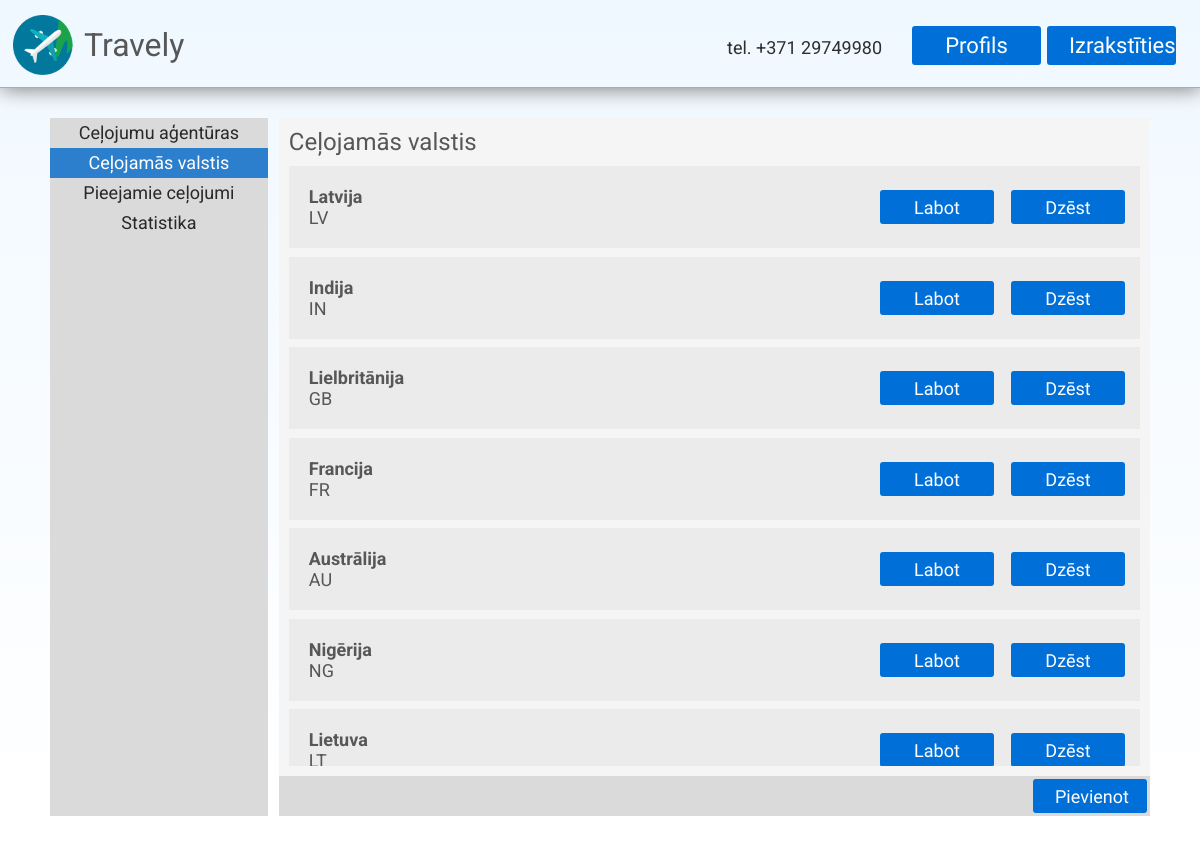
/admin/countries (signed in), run on an earlier commit of the app's database.
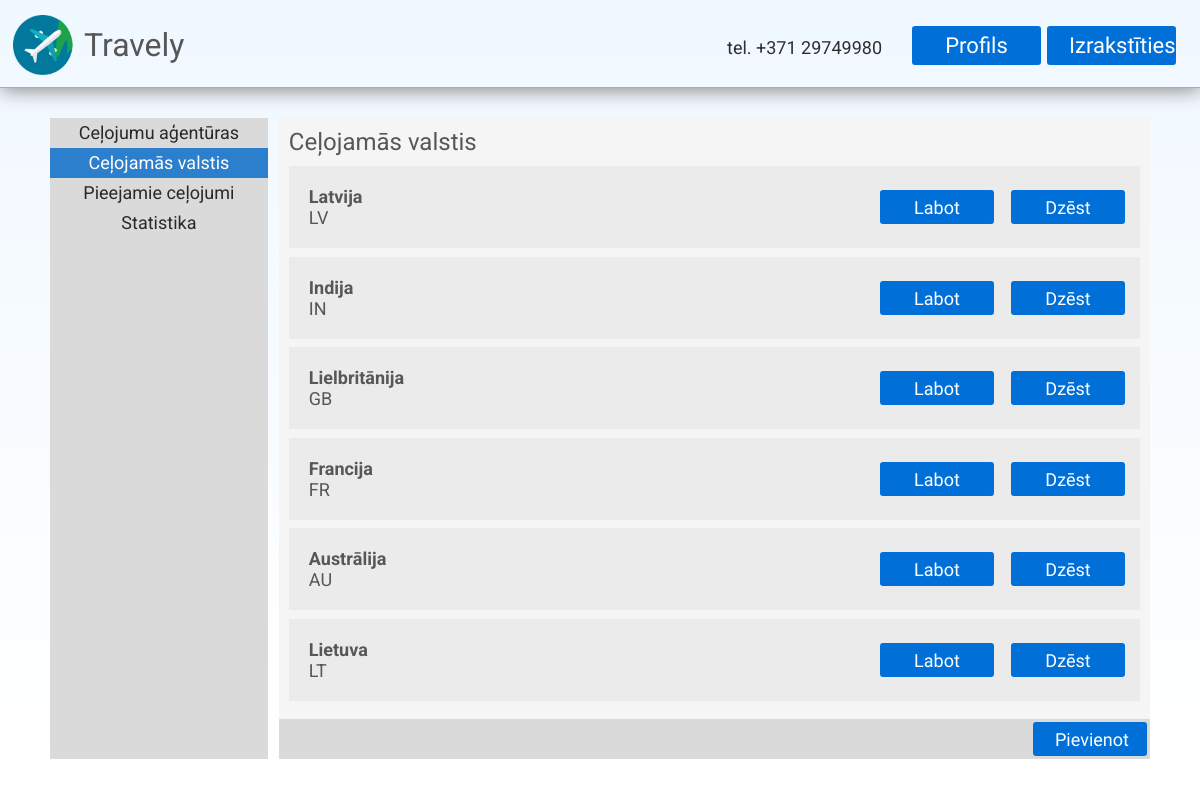
And on a later commit of the database.
### models.py (models this page shows, shortened)
class Country(db.Model):
    id = db.Column(db.Integer, primary_key=True)
    country = db.Column(db.String(48), nullable=False)
    abbreviation = db.Column(db.String(2), nullable=False)

### main.py (the view)
@app.route('/admin/countries')
def admin_countries():
    return render_template("templates/countries.html", countries = Country.query.all(), agencies = Agency.query.all()) if is_user_logged() and is_user_admin() else redirect(url_for("login"))

### main.py (called while the page is built)
def is_user_logged():
    try:
        return True if session['user'] != None else False
    except:
        return False

def is_user_admin():
    return True if is_user_logged() and User.query.filter_by(id=session['user']).first().role_id != 0 else False

### templates/templates/countries.html
{% extends "admin.html" %}
{% block title %}
<div id="admin-page-content">
    <div id="ap-selector">
        <div id="ap-selector-list">
            <ul class="nav-ul">
                <a href="/admin/agencies"><li class="selector">Ceļojumu aģentūras</li></a>
                <li class="selector" id="selected">Ceļojamās valstis</li></a>
                <a href="/admin/trips"><li class="selector">Pieejamie ceļojumi</li></a>
                <a href="/admin/statistics"><li class="selector">Statistika</li></a>
            </ul>
        </div>
        <div id="ap-selector-display">
            <h2 class="subtitle">Ceļojamās valstis</h2>
            <div id="ap-selector-display-list">
                {% if countries %}
                    {% for country in countries %}
                    <div class="ap-list-member">
                        <ul class="list-ul">
                            <li style="font-weight: bold;">{{ country.country }}</li>
                            <li>{{ country.abbreviation }}</li>
                        </ul>
                        <a href="/admin/edit/country/{{ country.id }}" class="button" id="button-correct">Labot</a>
                        <a href="/admin/remove/country/{{ country.id }}" class="button" id="button-delete">Dzēst</a>
                    </div>
                    {% endfor %}
                {% else %}
                <p id="ap-description">Nav countries, perhaps 404?</p>
                {% endif %}
            </div>
            <div id="ap-selector-footer">
                <a href="/admin/add/country" class="button" id="button-submit">Pievienot</a>
            </div>
        </div>
    </div>
</div>
{% endblock %}

What changed in the data, as far as the page shows it:
removed Country: country "Nigērija", abbreviation "NG"
